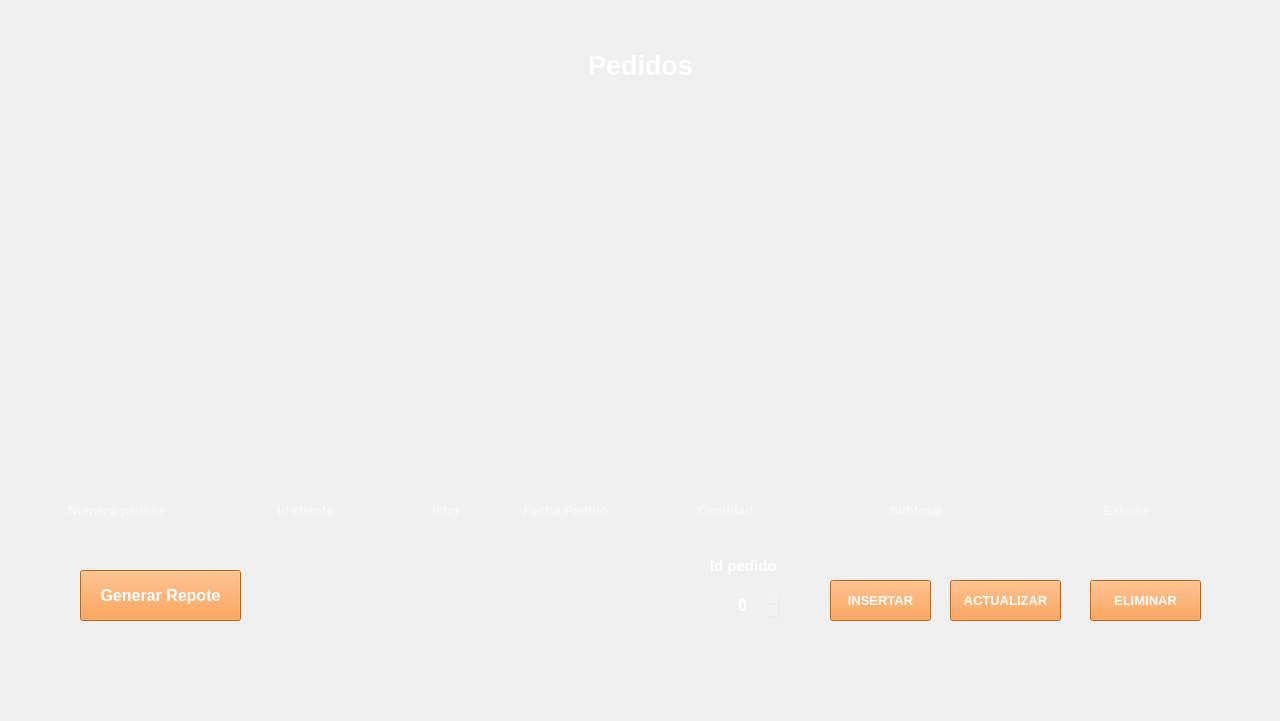
<?xml version="1.0" encoding="UTF-8"?>
<ui version="4.0">
 <class>MainWindow</class>
 <widget class="QMainWindow" name="MainWindow">
  <property name="geometry">
   <rect>
    <x>0</x>
    <y>0</y>
    <width>1280</width>
    <height>721</height>
   </rect>
  </property>
  <property name="sizePolicy">
   <sizepolicy hsizetype="Minimum" vsizetype="Minimum">
    <horstretch>0</horstretch>
    <verstretch>0</verstretch>
   </sizepolicy>
  </property>
  <property name="minimumSize">
   <size>
    <width>1280</width>
    <height>720</height>
   </size>
  </property>
  <property name="maximumSize">
   <size>
    <width>1920</width>
    <height>1080</height>
   </size>
  </property>
  <property name="font">
   <font>
    <family>Arial</family>
    <pointsize>12</pointsize>
   </font>
  </property>
  <property name="windowTitle">
   <string>Pedidos</string>
  </property>
  <property name="windowIcon">
   <iconset>
    <normaloff>../imagenes/logoLibreria.svg</normaloff>../imagenes/logoLibreria.svg</iconset>
  </property>
  <property name="iconSize">
   <size>
    <width>50</width>
    <height>50</height>
   </size>
  </property>
  <widget class="QWidget" name="centralwidget">
   <property name="font">
    <font>
     <pointsize>12</pointsize>
     <weight>75</weight>
     <bold>true</bold>
    </font>
   </property>
   <widget class="QTableWidget" name="tblWdgtUsuarios">
    <property name="geometry">
     <rect>
      <x>30</x>
      <y>120</y>
      <width>1221</width>
      <height>311</height>
     </rect>
    </property>
    <property name="minimumSize">
     <size>
      <width>0</width>
      <height>0</height>
     </size>
    </property>
    <property name="maximumSize">
     <size>
      <width>1920</width>
      <height>1080</height>
     </size>
    </property>
    <property name="styleSheet">
     <string notr="true">background-color: rgb(255, 255, 255,10);
color: rgb(0, 0, 0);
border:none;</string>
    </property>
   </widget>
   <widget class="QLabel" name="label">
    <property name="geometry">
     <rect>
      <x>250</x>
      <y>20</y>
      <width>781</width>
      <height>91</height>
     </rect>
    </property>
    <property name="font">
     <font>
      <family>Arial</family>
      <pointsize>20</pointsize>
      <weight>75</weight>
      <bold>true</bold>
     </font>
    </property>
    <property name="styleSheet">
     <string notr="true">color: rgb(255, 255, 255);</string>
    </property>
    <property name="text">
     <string>Pedidos</string>
    </property>
    <property name="alignment">
     <set>Qt::AlignCenter</set>
    </property>
   </widget>
   <widget class="QPushButton" name="btnInsertar">
    <property name="geometry">
     <rect>
      <x>830</x>
      <y>580</y>
      <width>101</width>
      <height>41</height>
     </rect>
    </property>
    <property name="font">
     <font>
      <family>Arial</family>
      <pointsize>10</pointsize>
      <weight>75</weight>
      <bold>true</bold>
     </font>
    </property>
    <property name="styleSheet">
     <string notr="true">QFrame{
	background-color: rgb(50, 145, 165);
}
QPushButton{
	
	background-color: rgb(255, 138, 42);
	color: rgb(255,255,255)
}
QPushButton:hover{
background-color: rgb(255, 104, 3);
}</string>
    </property>
    <property name="text">
     <string>INSERTAR</string>
    </property>
   </widget>
   <widget class="QPushButton" name="btnActualizar">
    <property name="geometry">
     <rect>
      <x>950</x>
      <y>580</y>
      <width>111</width>
      <height>41</height>
     </rect>
    </property>
    <property name="font">
     <font>
      <family>Arial</family>
      <pointsize>10</pointsize>
      <weight>75</weight>
      <bold>true</bold>
     </font>
    </property>
    <property name="styleSheet">
     <string notr="true">QFrame{
	background-color: rgb(50, 145, 165);
}
QPushButton{
	
	background-color: rgb(255, 138, 42);
	color: rgb(255,255,255)
}
QPushButton:hover{
background-color: rgb(255, 104, 3);

}</string>
    </property>
    <property name="text">
     <string>ACTUALIZAR</string>
    </property>
   </widget>
   <widget class="QPushButton" name="btnEliminar">
    <property name="geometry">
     <rect>
      <x>1090</x>
      <y>580</y>
      <width>111</width>
      <height>41</height>
     </rect>
    </property>
    <property name="font">
     <font>
      <family>Arial</family>
      <pointsize>10</pointsize>
      <weight>75</weight>
      <bold>true</bold>
     </font>
    </property>
    <property name="styleSheet">
     <string notr="true">QFrame{
	background-color: rgb(50, 145, 165);
}
QPushButton{
	
	background-color: rgb(255, 138, 42);
	color: rgb(255,255,255)
}
QPushButton:hover{
background-color: rgb(255, 104, 3);

}</string>
    </property>
    <property name="text">
     <string>ELIMINAR</string>
    </property>
   </widget>
   <widget class="QLineEdit" name="txtNroPedido">
    <property name="geometry">
     <rect>
      <x>40</x>
      <y>490</y>
      <width>151</width>
      <height>41</height>
     </rect>
    </property>
    <property name="font">
     <font>
      <family>Arial</family>
      <pointsize>10</pointsize>
      <weight>75</weight>
      <bold>true</bold>
     </font>
    </property>
    <property name="styleSheet">
     <string notr="true">background-color: rgb(255, 255, 255,10);
color: rgb(255, 255, 255);
border:none;</string>
    </property>
    <property name="alignment">
     <set>Qt::AlignCenter</set>
    </property>
    <property name="placeholderText">
     <string>Numero pedido</string>
    </property>
   </widget>
   <widget class="QLineEdit" name="txtFechaPedido">
    <property name="geometry">
     <rect>
      <x>500</x>
      <y>490</y>
      <width>131</width>
      <height>41</height>
     </rect>
    </property>
    <property name="font">
     <font>
      <family>Arial</family>
      <pointsize>10</pointsize>
      <weight>75</weight>
      <bold>true</bold>
     </font>
    </property>
    <property name="styleSheet">
     <string notr="true">background-color: rgb(255, 255, 255,10);
color: rgb(255, 255, 255);
border:none;</string>
    </property>
    <property name="alignment">
     <set>Qt::AlignCenter</set>
    </property>
    <property name="placeholderText">
     <string>Fecha Pedido</string>
    </property>
   </widget>
   <widget class="QLineEdit" name="txtCantidad">
    <property name="geometry">
     <rect>
      <x>650</x>
      <y>490</y>
      <width>151</width>
      <height>41</height>
     </rect>
    </property>
    <property name="font">
     <font>
      <family>Arial</family>
      <pointsize>10</pointsize>
      <weight>75</weight>
      <bold>true</bold>
     </font>
    </property>
    <property name="styleSheet">
     <string notr="true">background-color: rgb(255, 255, 255,10);
color: rgb(255, 255, 255);
border:none;</string>
    </property>
    <property name="text">
     <string/>
    </property>
    <property name="alignment">
     <set>Qt::AlignCenter</set>
    </property>
    <property name="placeholderText">
     <string>Cantidad</string>
    </property>
   </widget>
   <widget class="QSpinBox" name="spIdPedido">
    <property name="geometry">
     <rect>
      <x>720</x>
      <y>590</y>
      <width>61</width>
      <height>31</height>
     </rect>
    </property>
    <property name="styleSheet">
     <string notr="true">background-color: rgb(255, 255, 255,10);
color: rgb(255, 255, 255);
border:none;</string>
    </property>
    <property name="alignment">
     <set>Qt::AlignCenter</set>
    </property>
   </widget>
   <widget class="QLabel" name="lblMensaje">
    <property name="geometry">
     <rect>
      <x>50</x>
      <y>650</y>
      <width>531</width>
      <height>61</height>
     </rect>
    </property>
    <property name="text">
     <string/>
    </property>
   </widget>
   <widget class="QPushButton" name="btnReporte">
    <property name="geometry">
     <rect>
      <x>80</x>
      <y>570</y>
      <width>161</width>
      <height>51</height>
     </rect>
    </property>
    <property name="styleSheet">
     <string notr="true">QFrame{
	background-color: rgb(50, 145, 165);
}
QPushButton{
	
	background-color: rgb(255, 138, 42);
	color: rgb(255,255,255)
}
QPushButton:hover{
background-color: rgb(255, 104, 3);
}</string>
    </property>
    <property name="text">
     <string>Generar Repote</string>
    </property>
   </widget>
   <widget class="QLineEdit" name="txtSubtotal">
    <property name="geometry">
     <rect>
      <x>820</x>
      <y>490</y>
      <width>191</width>
      <height>41</height>
     </rect>
    </property>
    <property name="font">
     <font>
      <family>Arial</family>
      <pointsize>10</pointsize>
      <weight>75</weight>
      <bold>true</bold>
     </font>
    </property>
    <property name="styleSheet">
     <string notr="true">background-color: rgb(255, 255, 255,10);
color: rgb(255, 255, 255);
border:none;</string>
    </property>
    <property name="text">
     <string/>
    </property>
    <property name="alignment">
     <set>Qt::AlignCenter</set>
    </property>
    <property name="placeholderText">
     <string>Subtotal</string>
    </property>
   </widget>
   <widget class="QLineEdit" name="txtIdCliente">
    <property name="geometry">
     <rect>
      <x>220</x>
      <y>490</y>
      <width>171</width>
      <height>41</height>
     </rect>
    </property>
    <property name="font">
     <font>
      <family>Arial</family>
      <pointsize>10</pointsize>
      <weight>75</weight>
      <bold>true</bold>
     </font>
    </property>
    <property name="styleSheet">
     <string notr="true">background-color: rgb(255, 255, 255,10);
color: rgb(255, 255, 255);
border:none;</string>
    </property>
    <property name="alignment">
     <set>Qt::AlignCenter</set>
    </property>
    <property name="placeholderText">
     <string>Id cliente</string>
    </property>
   </widget>
   <widget class="QLineEdit" name="txtIsbn">
    <property name="geometry">
     <rect>
      <x>410</x>
      <y>490</y>
      <width>71</width>
      <height>41</height>
     </rect>
    </property>
    <property name="font">
     <font>
      <family>Arial</family>
      <pointsize>10</pointsize>
      <weight>75</weight>
      <bold>true</bold>
     </font>
    </property>
    <property name="styleSheet">
     <string notr="true">background-color: rgb(255, 255, 255,10);
color: rgb(255, 255, 255);
border:none;</string>
    </property>
    <property name="alignment">
     <set>Qt::AlignCenter</set>
    </property>
    <property name="placeholderText">
     <string>Isbn</string>
    </property>
   </widget>
   <widget class="QLabel" name="label_2">
    <property name="geometry">
     <rect>
      <x>710</x>
      <y>550</y>
      <width>91</width>
      <height>31</height>
     </rect>
    </property>
    <property name="font">
     <font>
      <pointsize>11</pointsize>
      <weight>75</weight>
      <bold>true</bold>
     </font>
    </property>
    <property name="styleSheet">
     <string notr="true">color: rgb(255, 255, 255);</string>
    </property>
    <property name="text">
     <string>Id pedido</string>
    </property>
   </widget>
   <widget class="QLineEdit" name="txtEstado">
    <property name="geometry">
     <rect>
      <x>1030</x>
      <y>490</y>
      <width>191</width>
      <height>41</height>
     </rect>
    </property>
    <property name="font">
     <font>
      <family>Arial</family>
      <pointsize>10</pointsize>
      <weight>75</weight>
      <bold>true</bold>
     </font>
    </property>
    <property name="styleSheet">
     <string notr="true">background-color: rgb(255, 255, 255,10);
color: rgb(255, 255, 255);
border:none;</string>
    </property>
    <property name="text">
     <string/>
    </property>
    <property name="alignment">
     <set>Qt::AlignCenter</set>
    </property>
    <property name="placeholderText">
     <string>Estado</string>
    </property>
   </widget>
   <widget class="QLabel" name="label_3">
    <property name="geometry">
     <rect>
      <x>-20</x>
      <y>-10</y>
      <width>1401</width>
      <height>851</height>
     </rect>
    </property>
    <property name="text">
     <string/>
    </property>
    <property name="pixmap">
     <pixmap>../imagenes/fondo.svg</pixmap>
    </property>
   </widget>
   <zorder>label_3</zorder>
   <zorder>tblWdgtUsuarios</zorder>
   <zorder>label</zorder>
   <zorder>btnInsertar</zorder>
   <zorder>btnActualizar</zorder>
   <zorder>btnEliminar</zorder>
   <zorder>txtNroPedido</zorder>
   <zorder>txtFechaPedido</zorder>
   <zorder>txtCantidad</zorder>
   <zorder>spIdPedido</zorder>
   <zorder>lblMensaje</zorder>
   <zorder>btnReporte</zorder>
   <zorder>txtSubtotal</zorder>
   <zorder>txtIdCliente</zorder>
   <zorder>txtIsbn</zorder>
   <zorder>label_2</zorder>
   <zorder>txtEstado</zorder>
  </widget>
 </widget>
 <resources/>
 <connections/>
</ui>
